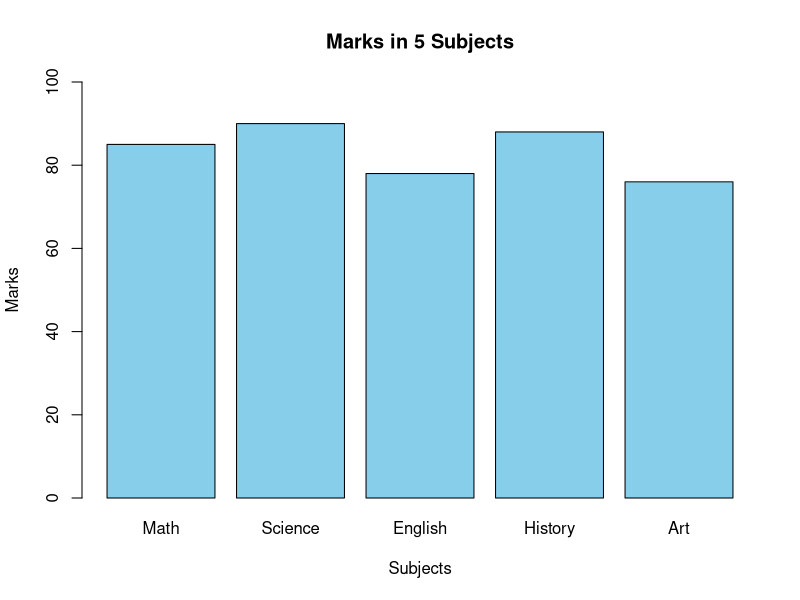

The R script that drew this image:
# Data: subjects and their marks
subjects <- c("Math", "Science", "English", "History", "Art")
marks <- c(85, 90, 78, 88, 76)

# Create bar plot
barplot(marks,
        names.arg = subjects,
        col = "skyblue",
        main = "Marks in 5 Subjects",
        xlab = "Subjects",
        ylab = "Marks",
        ylim = c(0, 100))  # Set y-axis limit
